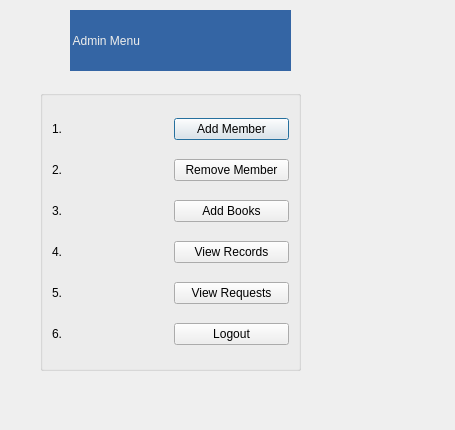
<?xml version="1.0" encoding="UTF-8"?>
<ui version="4.0">
 <class>AdminMenu</class>
 <widget class="QDialog" name="AdminMenu">
  <property name="geometry">
   <rect>
    <x>0</x>
    <y>0</y>
    <width>455</width>
    <height>430</height>
   </rect>
  </property>
  <property name="windowTitle">
   <string>Dialog</string>
  </property>
  <widget class="QLabel" name="label">
   <property name="geometry">
    <rect>
     <x>70</x>
     <y>10</y>
     <width>221</width>
     <height>61</height>
    </rect>
   </property>
   <property name="styleSheet">
    <string notr="true">font: 57 22pt &quot;Ubuntu&quot;;
background-color: rgb(52, 101, 164);
color: rgb(238, 238, 236);</string>
   </property>
   <property name="text">
    <string> Admin Menu</string>
   </property>
  </widget>
  <widget class="QGroupBox" name="groupBox">
   <property name="geometry">
    <rect>
     <x>40</x>
     <y>90</y>
     <width>261</width>
     <height>281</height>
    </rect>
   </property>
   <property name="title">
    <string/>
   </property>
   <layout class="QVBoxLayout" name="verticalLayout">
    <item>
     <layout class="QHBoxLayout" name="horizontalLayout">
      <item>
       <widget class="QLabel" name="label_2">
        <property name="text">
         <string>1.</string>
        </property>
       </widget>
      </item>
      <item>
       <widget class="QPushButton" name="Add">
        <property name="text">
         <string>Add Member</string>
        </property>
       </widget>
      </item>
     </layout>
    </item>
    <item>
     <layout class="QHBoxLayout" name="horizontalLayout_2">
      <item>
       <widget class="QLabel" name="label_3">
        <property name="text">
         <string>2.</string>
        </property>
       </widget>
      </item>
      <item>
       <widget class="QPushButton" name="Remove">
        <property name="text">
         <string>Remove Member</string>
        </property>
       </widget>
      </item>
     </layout>
    </item>
    <item>
     <layout class="QHBoxLayout" name="horizontalLayout_3">
      <item>
       <widget class="QLabel" name="label_4">
        <property name="text">
         <string>3.</string>
        </property>
       </widget>
      </item>
      <item>
       <widget class="QPushButton" name="Books">
        <property name="text">
         <string>Add Books</string>
        </property>
       </widget>
      </item>
     </layout>
    </item>
    <item>
     <layout class="QHBoxLayout" name="horizontalLayout_4">
      <item>
       <widget class="QLabel" name="label_5">
        <property name="text">
         <string>4.</string>
        </property>
       </widget>
      </item>
      <item>
       <widget class="QPushButton" name="Record">
        <property name="text">
         <string>View Records</string>
        </property>
       </widget>
      </item>
     </layout>
    </item>
    <item>
     <layout class="QHBoxLayout" name="horizontalLayout_5">
      <item>
       <widget class="QLabel" name="label_6">
        <property name="text">
         <string>5.</string>
        </property>
       </widget>
      </item>
      <item>
       <widget class="QPushButton" name="Requests">
        <property name="text">
         <string>View Requests</string>
        </property>
       </widget>
      </item>
     </layout>
    </item>
    <item>
     <layout class="QHBoxLayout" name="horizontalLayout_6">
      <item>
       <widget class="QLabel" name="label_7">
        <property name="text">
         <string>6.</string>
        </property>
       </widget>
      </item>
      <item>
       <widget class="QPushButton" name="Logout">
        <property name="text">
         <string>Logout</string>
        </property>
       </widget>
      </item>
     </layout>
    </item>
   </layout>
  </widget>
 </widget>
 <resources/>
 <connections/>
</ui>
